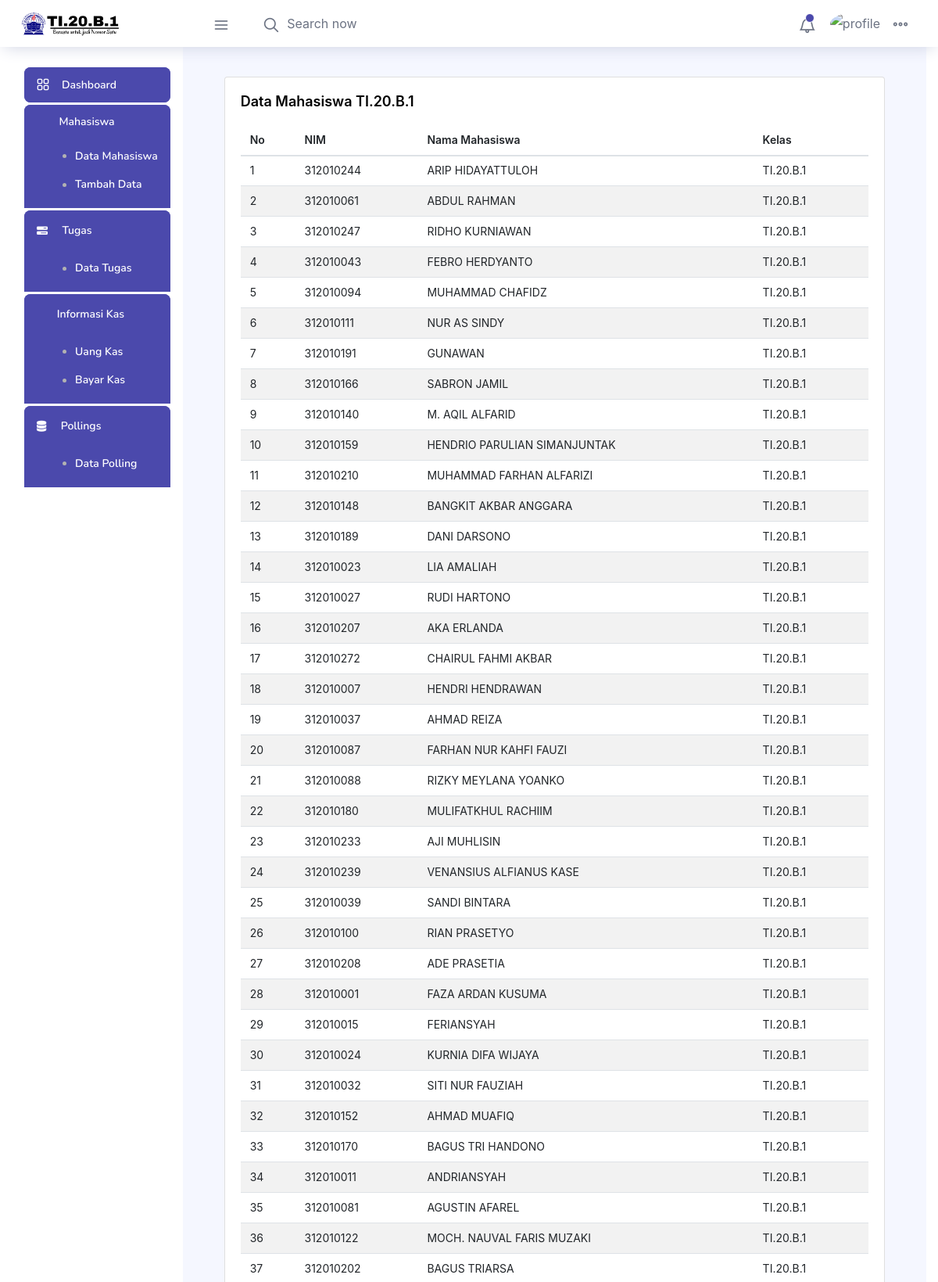
Screenshot of /index.php?halaman=Mahasiswa (upper part) with the database file from the repository.
### tables this page shows
CREATE TABLE `mahasiswa` (
  `id_mhs` int(11) NOT NULL,
  `nim` varchar(15) NOT NULL,
  `nama_lengkap` varchar(255) NOT NULL,
  `no_hp` varchar(20) NOT NULL,
  `email` varchar(255) NOT NULL,
  `kelas` enum('YA','TIDAK') NOT NULL DEFAULT 'YA'
);

### isi/mhs/mhs.php (the view, shortened to what this page needs)
<div class="col-lg-12 grid-margin stretch-card">
              <div class="card">
                <div class="card-body">
                  <h4 class="card-title">Data Mahasiswa TI.20.B.1</h4>
                  <div class="table-responsive">
                    <table class="table table-striped" id="tabelku">
                      <thead>
                        <tr>
                          <th>No</th>
                          <th>NIM</th>
                          <th>Nama Mahasiswa</th>
                          <th>Kelas</th>
                        </tr>
                      </thead>
                      <tbody>
                        <tr>
                        <?php
                        $sel = mysqli_query($xkon, "select * from mahasiswa");
                        while($xd = mysqli_fetch_array($sel)){
                        ?>
                            <tr>
                            <td><?php echo $xd['id_mhs']; ?></td>
                            <td><?php echo $xd['nim']; ?></td>
                            <td><?php echo $xd['nama_lengkap']; ?></td>
                            <td><?php if($xd['kelas'] == 'YA'){ echo "TI.20.B.1"; }else{ echo "Kelas Lain";} ?></td>
                            </tr>
                        <?php } ?>
                        </tr>
                      </tbody>
                    </table>
                  </div>
                </div>
              </div>
            </div>

### rows the page displays
mahasiswa: id_mhs "1", nim "312010244", nama_lengkap "ARIP HIDAYATTULOH", kelas "TI.20.B.1"
mahasiswa: id_mhs "2", nim "312010061", nama_lengkap "ABDUL RAHMAN", kelas "TI.20.B.1"
mahasiswa: id_mhs "3", nim "312010247", nama_lengkap "RIDHO KURNIAWAN", kelas "TI.20.B.1"
mahasiswa: id_mhs "4", nim "312010043", nama_lengkap "FEBRO HERDYANTO", kelas "TI.20.B.1"
mahasiswa: id_mhs "5", nim "312010094", nama_lengkap "MUHAMMAD CHAFIDZ", kelas "TI.20.B.1"
mahasiswa: id_mhs "6", nim "312010111", nama_lengkap "NUR AS SINDY", kelas "TI.20.B.1"
mahasiswa: id_mhs "7", nim "312010191", nama_lengkap "GUNAWAN", kelas "TI.20.B.1"
mahasiswa: id_mhs "8", nim "312010166", nama_lengkap "SABRON JAMIL", kelas "TI.20.B.1"
mahasiswa: id_mhs "9", nim "312010140", nama_lengkap "M. AQIL ALFARID", kelas "TI.20.B.1"
mahasiswa: id_mhs "10", nim "312010159", nama_lengkap "HENDRIO PARULIAN SIMANJUNTAK", kelas "TI.20.B.1"
mahasiswa: id_mhs "11", nim "312010210", nama_lengkap "MUHAMMAD FARHAN ALFARIZI", kelas "TI.20.B.1"
mahasiswa: id_mhs "12", nim "312010148", nama_lengkap "BANGKIT AKBAR ANGGARA", kelas "TI.20.B.1"
mahasiswa: id_mhs "13", nim "312010189", nama_lengkap "DANI DARSONO", kelas "TI.20.B.1"
mahasiswa: id_mhs "14", nim "312010023", nama_lengkap "LIA AMALIAH", kelas "TI.20.B.1"
mahasiswa: id_mhs "15", nim "312010027", nama_lengkap "RUDI HARTONO", kelas "TI.20.B.1"
mahasiswa: id_mhs "16", nim "312010207", nama_lengkap "AKA ERLANDA", kelas "TI.20.B.1"
mahasiswa: id_mhs "17", nim "312010272", nama_lengkap "CHAIRUL FAHMI AKBAR", kelas "TI.20.B.1"
mahasiswa: id_mhs "18", nim "312010007", nama_lengkap "HENDRI HENDRAWAN", kelas "TI.20.B.1"
mahasiswa: id_mhs "19", nim "312010037", nama_lengkap "AHMAD REIZA", kelas "TI.20.B.1"
mahasiswa: id_mhs "20", nim "312010087", nama_lengkap "FARHAN NUR KAHFI FAUZI", kelas "TI.20.B.1"
mahasiswa: id_mhs "21", nim "312010088", nama_lengkap "RIZKY MEYLANA YOANKO", kelas "TI.20.B.1"
mahasiswa: id_mhs "22", nim "312010180", nama_lengkap "MULIFATKHUL RACHIIM", kelas "TI.20.B.1"
mahasiswa: id_mhs "23", nim "312010233", nama_lengkap "AJI MUHLISIN", kelas "TI.20.B.1"
mahasiswa: id_mhs "24", nim "312010239", nama_lengkap "VENANSIUS ALFIANUS KASE", kelas "TI.20.B.1"
mahasiswa: id_mhs "25", nim "312010039", nama_lengkap "SANDI BINTARA", kelas "TI.20.B.1"
mahasiswa: id_mhs "26", nim "312010100", nama_lengkap "RIAN PRASETYO", kelas "TI.20.B.1"
mahasiswa: id_mhs "27", nim "312010208", nama_lengkap "ADE PRASETIA", kelas "TI.20.B.1"
mahasiswa: id_mhs "28", nim "312010001", nama_lengkap "FAZA ARDAN KUSUMA", kelas "TI.20.B.1"
mahasiswa: id_mhs "29", nim "312010015", nama_lengkap "FERIANSYAH", kelas "TI.20.B.1"
mahasiswa: id_mhs "30", nim "312010024", nama_lengkap "KURNIA DIFA WIJAYA", kelas "TI.20.B.1"
mahasiswa: id_mhs "31", nim "312010032", nama_lengkap "SITI NUR FAUZIAH", kelas "TI.20.B.1"
mahasiswa: id_mhs "32", nim "312010152", nama_lengkap "AHMAD MUAFIQ", kelas "TI.20.B.1"
mahasiswa: id_mhs "33", nim "312010170", nama_lengkap "BAGUS TRI HANDONO", kelas "TI.20.B.1"
mahasiswa: id_mhs "34", nim "312010011", nama_lengkap "ANDRIANSYAH", kelas "TI.20.B.1"
mahasiswa: id_mhs "35", nim "312010081", nama_lengkap "AGUSTIN AFAREL", kelas "TI.20.B.1"
mahasiswa: id_mhs "36", nim "312010122", nama_lengkap "MOCH. NAUVAL FARIS MUZAKI", kelas "TI.20.B.1"
mahasiswa: id_mhs "37", nim "312010202", nama_lengkap "BAGUS TRIARSA", kelas "TI.20.B.1"
